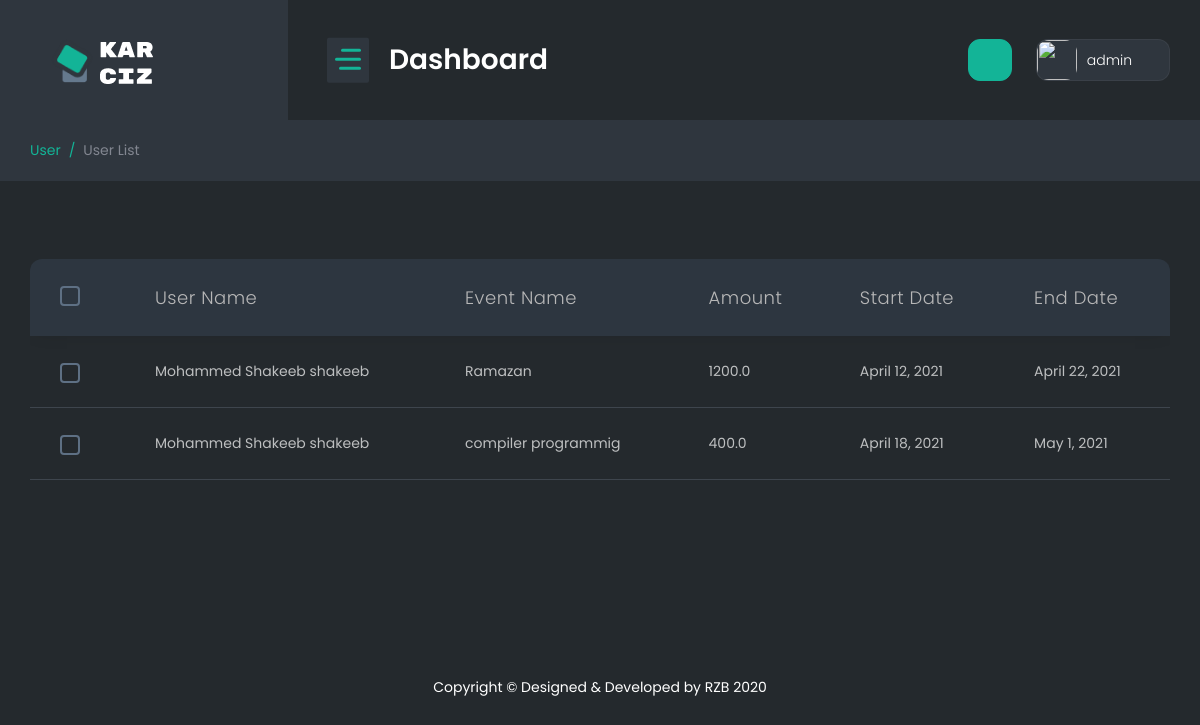
The app's page /superadminregister (signed in) with its own data.
### webapp/models.py (models this page shows, shortened)
class User_Event_Registration(models.Model):
    Registration_id = models.AutoField(primary_key=True)
    user_id = models.ForeignKey(User_Signup , on_delete=models.SET_NULL,blank=True,null=True)
    EventId = models.ForeignKey(Event , on_delete=models.SET_NULL,blank=True,null=True)
    Description = models.CharField(max_length=255, default="")
    created = models.DateTimeField(auto_now_add=True, blank=True)

class User_Signup(models.Model):
    user_id = models.AutoField(primary_key=True)
    Name = models.CharField(max_length=255, default="")
    Surname = models.CharField(max_length=255, default="")
    Ci = models.CharField(max_length=255, default="")
    Ruc = models.CharField(max_length=255, default="")
    Gender = models.CharField(max_length=20, default="")
    Phones = models.CharField(max_length=20, default="")
    Email = models.EmailField(max_length=255, default="")
    Direction = models.CharField(max_length=255, default="")
    City =  models.CharField(max_length=255, default="")
    Birth_date  = models.DateField()
    Creation = models.DateTimeField(auto_now_add=True, blank=True)
    Password = models.TextField(max_length=500 , default="")

class Event(models.Model):
    EventId = models.AutoField(primary_key=True)
    EventName = models.CharField(max_length=255, default="")
    Cost = models.FloatField(default=0.0)
    Registration_start = models.DateField()
    Registration_end = models.DateField()
    Runner_quantity = models.IntegerField(default=0)
    Event_logo = models.ImageField(upload_to='Eventlogo/',default="SuperAdmin/dummy.jpg")
    Status = models.CharField(max_length=50, default="")
    EventTypeId = models.ForeignKey(Event_Type , on_delete=models.SET_NULL,blank=True,null=True)
    Description = models.TextField(default="")
    created = models.DateTimeField(auto_now_add=True, blank=True)
    def __str__(self):
        return self.EventName

### webapp/views.py (the view)
# urls.py: path('superadminregister',superadminregister.as_view(),name="superadminregister"),
class superadminregister(View):
    def get(self,request):
        if not request.session.has_key('adminid'):
            return redirect("/superadminlogin")
        try:
            data = User_Event_Registration.objects.all()
            return render(request ,'superadmin/register.html',{'data':data})
        except:
            return redirect("/superadmin")

### templates/superadmin/register.html (shortened to what this page needs)
{% extends "superadmin/base.html" %}
{% block body %}
<div class="container-fluid">
    <div class="page-titles">
        <ol class="breadcrumb">
            <li class="breadcrumb-item active"><a href="javascript:void(0)">User</a></li>
            <li class="breadcrumb-item"><a href="javascript:void(0)">User List</a></li>
        </ol>
    </div>
    <div class="row">
        <div class="col-lg-12">
            <div class="table-responsive">
                <table id="example-5" class="table display mb-4  fs-14">
                    <thead>
                        <tr>
                            <th>
                                <div class="checkbox mr-0 align-self-center">
                                    <div class="custom-control custom-checkbox ">
                                    </div>
                                </div>
                            </th>
                            <th>User Name</th>
                            <th>Event Name</th>
                            <th>Amount</th>
                            <th>Start Date</th>
                            <th>End Date</th>
                        </tr>
                    </thead>
                    <tbody>
                        {% for d in data %}
                        <tr>
                            <td>
                                <div class="checkbox mr-0 align-self-center">
                                    <div class="custom-control custom-checkbox ">
                                    </div>
                                </div>
                            </td>
                            <td>{{d.user_id.Name}} {{d.user_id.Surname}}</td>
                            <td>{{d.EventId}}</td>
                            <td>{{d.EventId.Cost}}</td>
                            <td>{{d.EventId.Registration_start}}</td>
                            <td>{{d.EventId.Registration_end}}</td>
                        </tr>
                        {% endfor %}
                    </tbody>
                </table>
            </div>
        </div>
    </div>
</div>
{% endblock body %}

### records on screen
User_Event_Registration: user_id.Name "Mohammed Shakeeb", user_id.Surname "shakeeb", EventId "Ramazan", EventId.Cost "1200.0", EventId.Registration_start "April 12, 2021", EventId.Registration_end "April 22, 2021"
User_Event_Registration: user_id.Name "Mohammed Shakeeb", user_id.Surname "shakeeb", EventId "compiler programmig", EventId.Cost "400.0", EventId.Registration_start "April 18, 2021", EventId.Registration_end "May 1, 2021"

### other values on screen
{{ request.session.adminname }} "admin"
